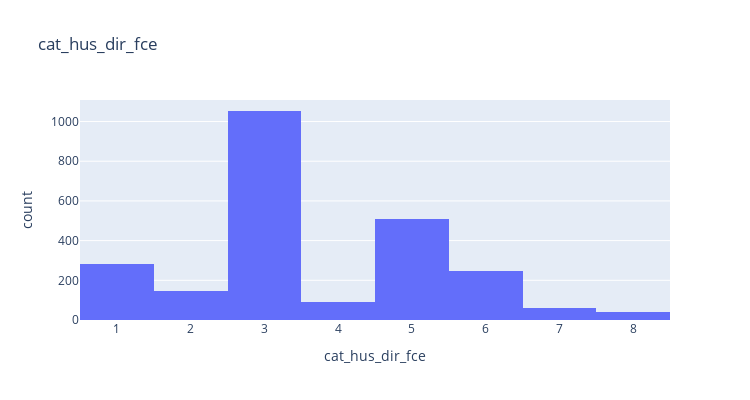

Notebook source saved alongside this figure:
### Code cell
# Check distribution of cat_hus_dir_fce.
fig_tmp = px.histogram(df_raw_hh, x= "cat_hus_dir_fce", title= "cat_hus_dir_fce")
fig_tmp.update_layout(width= 750, height= 400)
fig_tmp.show()

### Figure 1 — Plotly figure (JSON) as saved in the notebook; plotly's stock layout.template omitted (floating-point values rounded to 4 significant figures; data arrays with more than 128 entries replaced by an {"elided": "..."} marker saying what was removed)
{"data": [{"alignmentgroup": "True", "bingroup": "x", "hovertemplate": "cat_hus_dir_fce=%{x}<br>count=%{y}<extra></extra>", "legendgroup": "", "marker": {"color": "#636efa", "pattern": {"shape": ""}}, "name": "", "offsetgroup": "", "orientation": "v", "showlegend": false, "type": "histogram", "x": {"elided": "2432 int values"}, "xaxis": "x", "yaxis": "y"}], "layout": {"barmode": "relative", "height": 400, "legend": {"tracegroupgap": 0}, "title": {"text": "cat_hus_dir_fce"}, "width": 750, "xaxis": {"anchor": "y", "domain": [0, 1], "title": {"text": "cat_hus_dir_fce"}}, "yaxis": {"anchor": "x", "domain": [0, 1], "title": {"text": "count"}}}}
